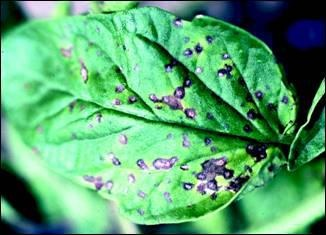
#> input picture 00000_0.jpg, 326 x 235 px; its folder holds only this picture in this run
$ python -i test.py   (imports and definitions only)
#> lines starting #> are read from the running program, lines starting #| are printed output that depends on the picture; after the words box and inside, x2 and y2 are one past the last pixel; in counts of white or black regions, pixels touching at a corner belong together
#> further down, picture is the input picture: shape (235, 326, 3); mean B, G, R 114.9, 167.3, 90.6
# [13 lines of commented-out code are left out]

import os
import cv2
import numpy as np

INPUT_DIR = "PlantVillage"
OUTPUT_DIR = "PlantVillage_Masks"

# [1 line not run here, left out]

VALID_EXTS = (".jpg", ".jpeg", ".png", ".JPG", ".JPEG", ".PNG")

def generate_leaf_mask(image):
    hsv = cv2.cvtColor(image, cv2.COLOR_BGR2HSV)
#> hsv: shape (235, 326, 3); mean H, S, V 72.8, 141.8, 171.3

    lower = np.array([25, 40, 40])
    upper = np.array([90, 255, 255])

    mask = cv2.inRange(hsv, lower, upper)
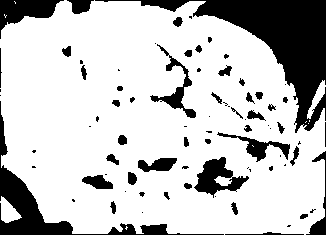
#> mask: shape (235, 326); 77.7% white; 80 black regions (37 under 20 px), largest, box (x1, y1, x2, y2) and area: (95, 0, 326, 133) 7561, (0, 101, 224, 235) 3014, (0, 0, 64, 39) 1118

    kernel = np.ones((5, 5), np.uint8)
    mask = cv2.morphologyEx(mask, cv2.MORPH_CLOSE, kernel)
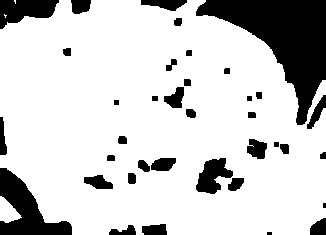
#> mask: shape (235, 326); 80.8% white; 37 black regions (2 under 20 px), largest, box (x1, y1, x2, y2) and area: (196, 0, 326, 125) 6786, (0, 168, 72, 235) 2201, (0, 0, 59, 29) 1094
    mask = cv2.morphologyEx(mask, cv2.MORPH_OPEN, kernel)
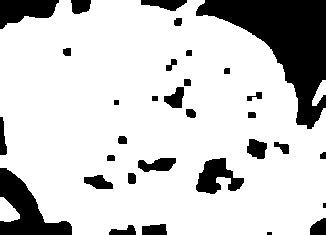
#> mask: shape (235, 326); 80.6% white; 32 black regions (2 under 20 px), largest, box (x1, y1, x2, y2) and area: (196, 0, 326, 129) 7124, (0, 168, 72, 235) 2211, (0, 0, 59, 29) 1107

    return mask

# [29 lines not run here, left out]

# [31 lines of commented-out code are left out]

>>> import cv2
>>> picture = cv2.imread('00000_0.jpg')
>>> result = generate_leaf_mask(picture)
